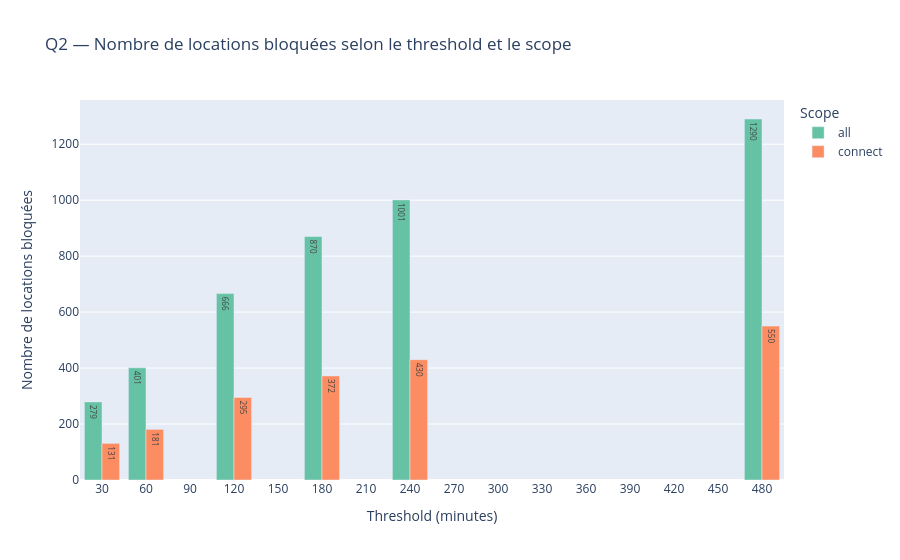

Notebook code cell kept with this figure:
### Markdown cell above
## Q2 — Combien de locations seraient impactées ?

### Code cell
fig = px.bar(
    results_df,
    x='threshold',
    y='blocked_rentals',
    color='scope',
    barmode='group',
    title='Q2 — Nombre de locations bloquées selon le threshold et le scope',
    labels={
        'threshold': 'Threshold (minutes)',
        'blocked_rentals': 'Nombre de locations bloquées',
        'scope': 'Scope'
    },
    color_discrete_sequence=px.colors.qualitative.Set2,
    text_auto=True
)
fig.show()

### Figure 1 — Plotly figure (JSON) as saved in the notebook; plotly's stock layout.template omitted (floating-point values rounded to 4 significant figures)
{"data": [{"alignmentgroup": "True", "hovertemplate": "Scope=all<br>Threshold (minutes)=%{x}<br>Nombre de locations bloquées=%{y}<extra></extra>", "legendgroup": "all", "marker": {"color": "rgb(102,194,165)", "pattern": {"shape": ""}}, "name": "all", "offsetgroup": "all", "orientation": "v", "showlegend": true, "textposition": "auto", "texttemplate": "%{y}", "type": "bar", "x": [30, 60, 120, 180, 240, 480], "xaxis": "x", "y": [279, 401, 666, 870, 1001, 1290], "yaxis": "y"}, {"alignmentgroup": "True", "hovertemplate": "Scope=connect<br>Threshold (minutes)=%{x}<br>Nombre de locations bloquées=%{y}<extra></extra>", "legendgroup": "connect", "marker": {"color": "rgb(252,141,98)", "pattern": {"shape": ""}}, "name": "connect", "offsetgroup": "connect", "orientation": "v", "showlegend": true, "textposition": "auto", "texttemplate": "%{y}", "type": "bar", "x": [30, 60, 120, 180, 240, 480], "xaxis": "x", "y": [131, 181, 295, 372, 430, 550], "yaxis": "y"}], "layout": {"barmode": "group", "legend": {"title": {"text": "Scope"}, "tracegroupgap": 0}, "title": {"text": "Q2 — Nombre de locations bloquées selon le threshold et le scope"}, "xaxis": {"anchor": "y", "domain": [0, 1], "title": {"text": "Threshold (minutes)"}}, "yaxis": {"anchor": "x", "domain": [0, 1], "title": {"text": "Nombre de locations bloquées"}}}}
